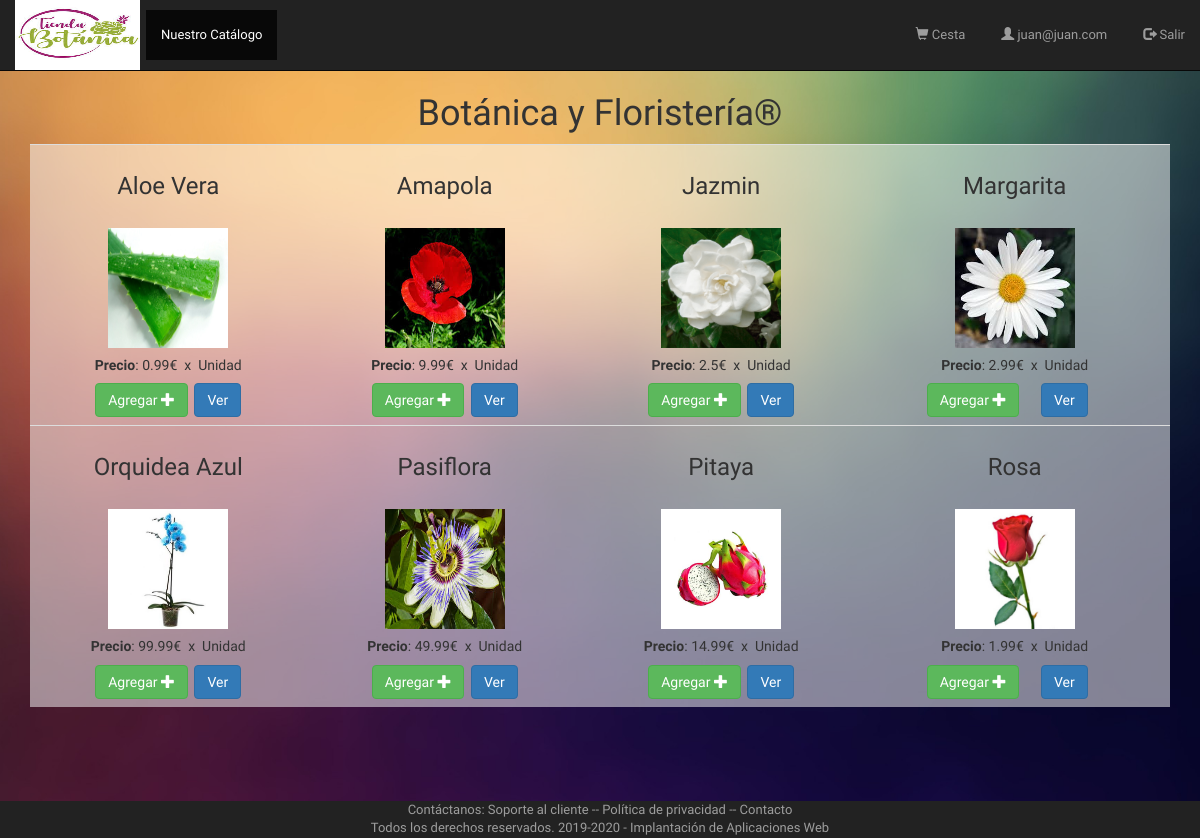
The page /vistas/catalogo_articulos.php (signed in) on the database its author committed.
### tables this page shows
CREATE TABLE `articulos` (
  `id` int(11) NOT NULL,
  `nombre` text NOT NULL,
  `tipo` text NOT NULL,
  `distribuidor` text NOT NULL,
  `precio` text NOT NULL,
  `descuento` text NOT NULL,
  `unidades` text NOT NULL,
  `imagen` text NOT NULL
);

### controladores/ControladorBD.php (called while the page is built, shortened)
<?php
class ControladorBD {
    private $servername = "localhost";
    private $username = "root";
    private $password = "";
    private $dbname = "tienda2020";
    private $server ="mysql";
    private $bd;
    static private $instancia = null;
    public static function getControlador() {
        if (self::$instancia == null) {
            self::$instancia = new ControladorBD();
        }
        return self::$instancia;
    }
    public function abrirBD() {
        try {
            $this->bd = new PDO($this->server.":host=$this->servername;dbname=$this->dbname", $this->username, $this->password);
            $this->bd->setAttribute(PDO::ATTR_ERRMODE, PDO::ERRMODE_EXCEPTION);
        } catch (PDOException $e) {
            die("conexión fallida " . $e->getMessage());
        }
    }
    public function cerrarBD() {
        $this->bd = null;
    }
    public function consultarBD($consulta, $parametros=null){
        if($parametros!=null)
            return $this->consultarBDParametros($consulta,$parametros);
        else
            return $this->consultarBDDirecta($consulta);
    }
    private function consultarBDParametros($consulta, $parametros) {
        $this->st = $this->bd->prepare($consulta);
        $this->st->execute($parametros);
        return $this->st;
    }
}

### controladores/Paginador.php (called while the page is built, shortened)
<?php
require_once CONTROLLER_PATH . "ControladorBD.php";
class Paginador {
    private $limite = 5;
    private $consulta;
    private $parametros;
    private $total;
    private $bd;
    public function __construct($consulta, $parametros, $limite) {
        $this->limite = $limite;
        $this->consulta = $consulta;
        $this->parametros = $parametros;
        $this->bd = ControladorBD::getControlador();
        $this->bd->abrirBD();
        $this->res = $this->bd->consultarBD($consulta, $parametros);
        $this->filas=$this->res->fetchAll(PDO::FETCH_OBJ);
        $this->total = count($this->filas);
        $this->bd->cerrarBD();
    }
    public function getDatos($p) {
        $this->pagina = $p;
        $inicio = ( $this->pagina - 1 ) * $this->limite;
        if ($inicio > ($this->total - $this->limite)) {
              $this->pagina = $this->pagina - 1;
        }
        $result = new stdclass();
        $result->pagina = $this->pagina;
        $result->limite = $this->limite;
        $result->total = $this->total;
        $result->datos = Array();
        if($inicio>=0){
            $consultar = $this->consulta . ' limit ' . $inicio . ',' . $this->limite;
            $this->bd->abrirBD();
            $this->res = $this->bd->consultarBD($consultar,$this->parametros);
            $respuesta = $this->res->fetchAll(PDO::FETCH_OBJ);
            foreach ($respuesta as $dato) {
                $result->datos[] = $dato;
            }
            $this->bd->cerrarBD();
        }
        return $result;
    }
}

### modelos/articulo.php (called while the page is built, shortened)
<?php
class Articulo {
    private $id;
    private $nombre;
    private $precio;
    private $unidades;
    private $imagen;
    public function __construct($id, $nombre, $tipo, $distribuidor, $precio, $descuento, $unidades, $imagen) {
        $this->id = $id;
        $this->nombre = $nombre;
        $this->precio = $precio;
        $this->unidades = $unidades;
        $this->imagen = $imagen;
    }
    function getid() {
        return $this->id;
    }
    function getnombre() {
        return $this->nombre;
    }
    function getPrecio() {
        return $this->precio;
    }
    function getUnidades() {
        return $this->unidades;
    }
    function getimagen() {
        return $this->imagen;
    }
}
?>

### utilidades/funciones.php (called while the page is built, shortened)
<?php
function encode($str){
    return urlencode(base64_encode($str));
}

### vistas/catalogo_articulos.php (the view, shortened to what this page needs)
<?php require_once $_SERVER['DOCUMENT_ROOT'] . "/iaw/tienda2020/dirs.php";
require_once VIEW_PATH . "cabecera.php"
?>
<!DOCTYPE html>
<html lang="es">
<head>
</head>
<body>
<?php
require_once CONTROLLER_PATH . "ControladorArticulo.php";
require_once CONTROLLER_PATH . "Paginador.php";
require_once UTILITY_PATH . "funciones.php";
if (!isset($_POST["articulo"])) {
    $nombre = "";
} else {
    $nombre = filtrado($_POST["articulo"]);
}
$pagina = (isset($_GET['page'])) ? $_GET['page'] : 1;
$consulta = "SELECT * FROM articulos WHERE nombre LIKE :nombre  order by nombre desc";
$parametros = array(':nombre' => "%" . $nombre . "%");
$limite = 16;
$paginador  = new Paginador($consulta, $parametros, $limite);
$resultados = $paginador->getDatos($pagina);
if (count($resultados->datos) > 0) {
echo "<div class='container'>";
echo"<h1 class='display-1' align='center'>Botánica y Floristería®</h1>";
echo "<table border='0' width='1000px' class='table' >";
krsort($resultados->datos);
$num="";
foreach ($resultados->datos as $a){
    $Articulo = new Articulo($a->id, $a->nombre, $a->tipo, $a->distribuidor, $a->precio, $a->descuento, $a->unidades,  $a->imagen);
    if ($num==4){
        echo "<tr align='center'>";
        $num=1;
    }else{
        $num++;
    }
    if($Articulo->getUnidades() != 0)
    {
    echo "<td><h3 align='center'>". $Articulo->getnombre() ."</h3>"."</br>";
    echo "<div align='center'><img src='/iaw/tienda2020/imagenes/" . $Articulo->getimagen() . "' width='120px' height='120px'> ";
    echo  "<h5>"."<b>Precio</b>: ". $Articulo->getPrecio() ."€ &nbspx &nbspUnidad</h5>";
    if(isset($_SESSION['email'])){
        echo "<a href='/iaw/tienda2020/vistas/carrito_prueba.php?id=".encode($Articulo->getid())."'<button type='button' class='btn btn-success'> Agregar ";
        echo "<span class='glyphicon glyphicon-plus'></span></a>";
    }else{
        echo "<a href='/iaw/tienda2020/vistas/login1.php'<button type='button' class='btn btn-success'> Agregar ";
        echo "<span class='glyphicon glyphicon-plus'></span></a>";
        echo "</button>&nbsp ";
    }
    echo "<a href='/iaw/tienda2020/vistas/read_articulos.php?id=" . encode($Articulo->getid()) . "'<button type='button' class='btn btn-primary'> Ver </buttom></a>";
    echo "</div>";
}
}
echo "</table>";
echo "</div>";
 } else {
     echo "<p><em>No se ha encontrado ningun articulo.</em></p>";
}
?>
<?php require_once VIEW_PATH. "pie.php"; ?>
<br><br><br>

### vistas/cabecera.php (style rules this page uses)
html,body { font-family: 'Numans', sans-serif; font-size: 13px; }
table tr td:last-child a { margin-right: 15px; }
table { background-color: rgba(255,255,255,0.5); }

### vistas/catalogo_articulos.php (style rules this page uses)
body { background: url(/iaw/tienda2020/imagenes/fondotiendo.jpg) no-repeat center center fixed; -webkit-background-size: cover; -moz-background-size: cover; -o-background-size: cover; background-size: cover; }

### rows shown on the page
articulos: nombre "Aloe Vera", imagen (picture), precio "0.99"
articulos: nombre "Amapola", imagen (picture), precio "9.99"
articulos: nombre "Jazmin", imagen (picture), precio "2.5"
articulos: nombre "Margarita", imagen (picture), precio "2.99"
articulos: nombre "Orquidea Azul", imagen (picture), precio "99.99"
articulos: nombre "Pasiflora", imagen (picture), precio "49.99"
articulos: nombre "Pitaya", imagen (picture), precio "14.99"
articulos: nombre "Rosa", imagen (picture), precio "1.99"

### other values the page prints
$correo "juan@juan.com"
